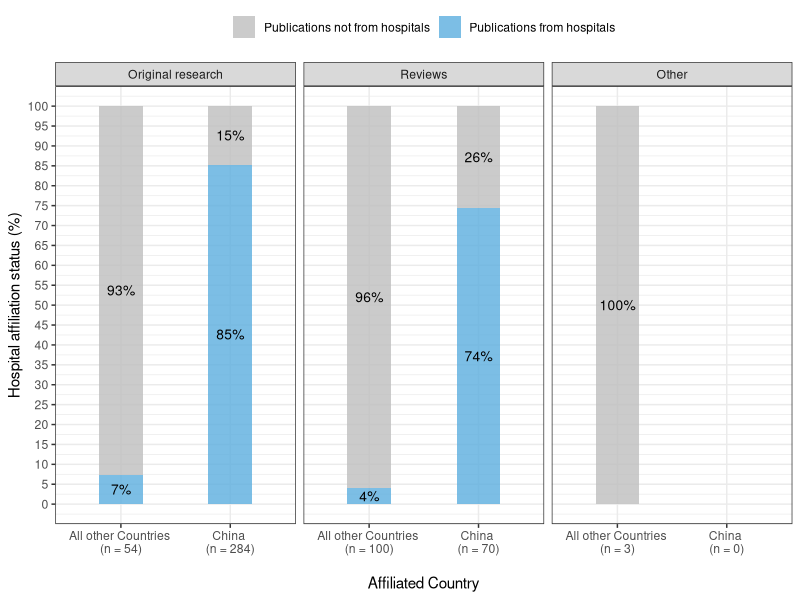
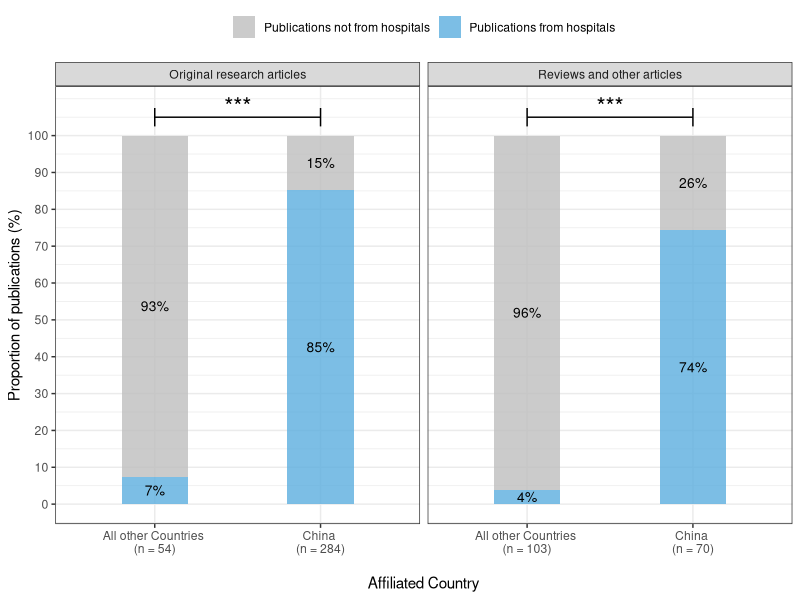
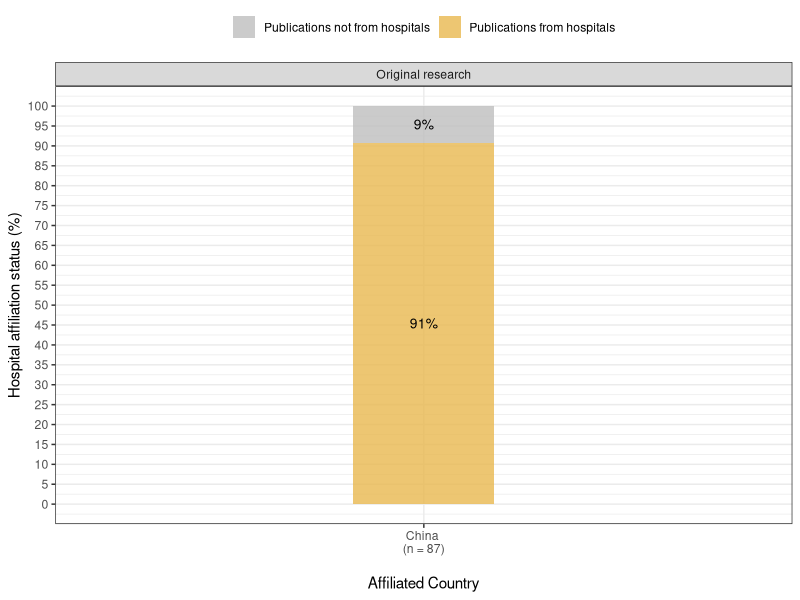
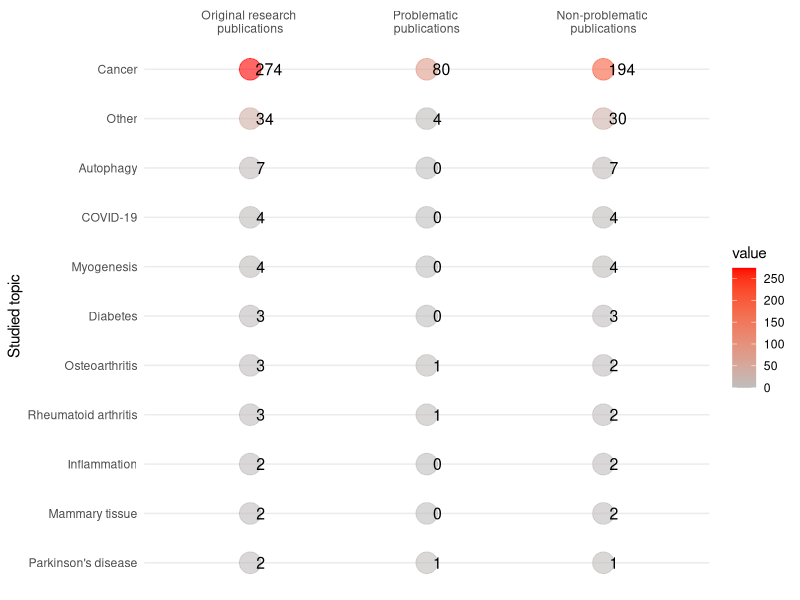
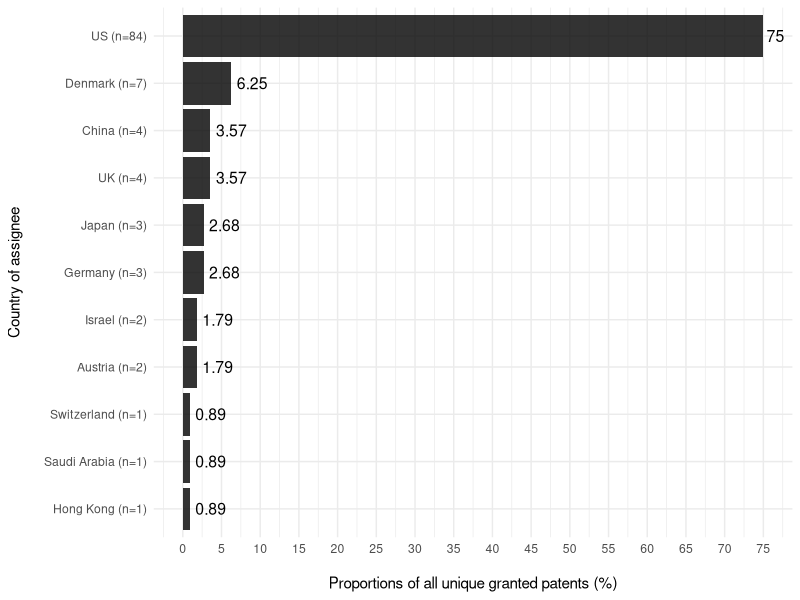
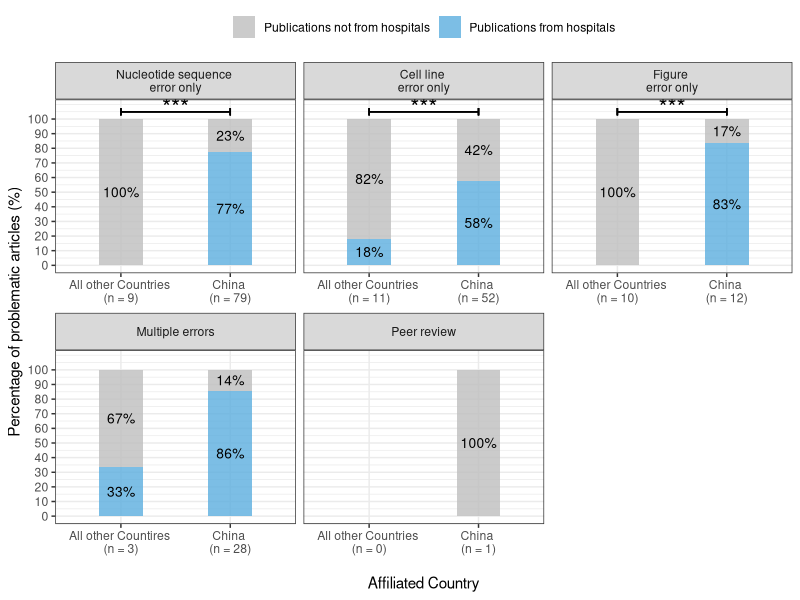
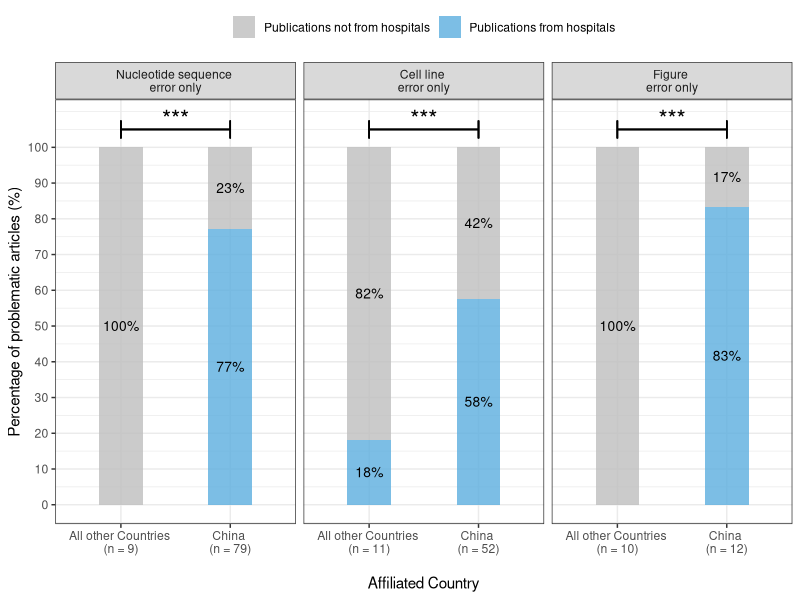
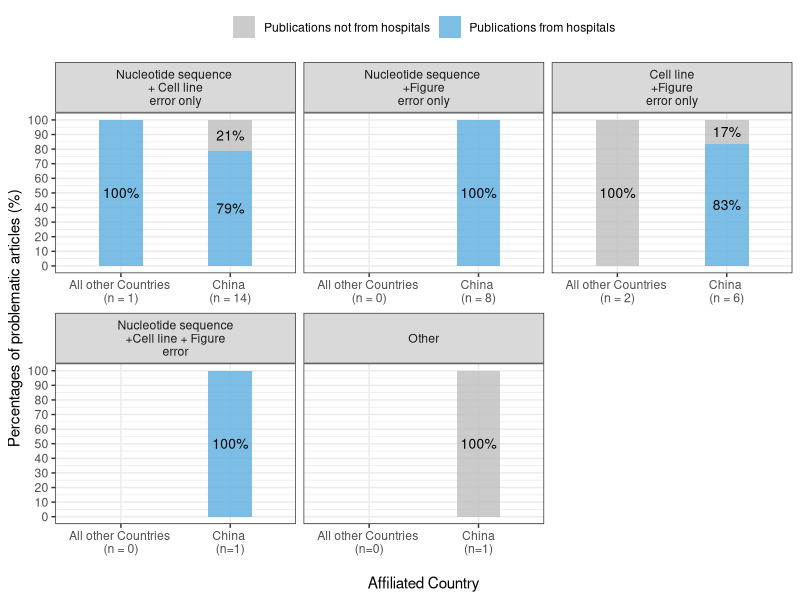

Generate these figures, in order, with R: (Note: this script raises an error after producing the figures.)
library(ggrepel)
library(ggplot2)
library(reshape2)
library(scales)
library(ggpubr)  
library(rstatix)


#Figure X??: Proportions of publications in the citation network sorted
## by article tyepe + country of origin + hospital affiliation

L <- data.frame("All_Orig" = c(92.59, 7.41),
                "China_Orig" = c(14.79, 85.21),
                "All_Rev" = c(96.00, 4.00),
                "China_Rev" = c(25.71, 74.29),
                "All_Oth" = c(100, NA),
                "China_Oth" = c(NA, NA),
                "Affil" = c("N", "Y"))
View(L)

M <- melt(L, id.vars = "Affil", measure.vars = c("All_Orig", "China_Orig",
                                                 "All_Rev", "China_Rev", 
                                                 "All_Oth","China_Oth"))

M$Label = c("Original research", "Original research", "Original research", 
            "Original research",
            "Reviews", "Reviews", "Reviews",
            "Reviews", 
            "Other", "Other", 
            "Other", "Other")

M$Label <- (factor(M$Label,
                     levels = c("Original research",
                                "Reviews",
                                "Other")))
View(M)

ggplot(M, mapping = aes(variable, value, fill = Affil))+
  geom_col(width = 0.4, alpha = 0.8)+
  geom_text(aes(label=sprintf("%1.f%%", value/1)), colour = "Black", 
            position = position_stack(vjust = 0.5), size = 3.5)+
  facet_wrap(~Label, scales = "free_x")+
  xlab("\nAffiliated Country") + 
  ylab("Hospital affiliation status (%)")+
  scale_y_continuous(breaks = seq(0, 100, by = 5)) +
  scale_x_discrete(breaks = levels(factor(M$variable)), 
                   labels = c("All other Countries \n(n = 54)",
                              "China \n(n = 284)",
                              "All other Countries \n(n = 100)",
                              "China \n(n = 70)", 
                              "All other Countries \n(n = 3)",
                              "China \n(n = 0)"))+
  scale_fill_manual(values = c("grey", "#5baede"), 
                    labels = c("Publications not from hospitals", 
                               "Publications from hospitals"))+
  theme_bw()+
  theme(legend.position = "top", legend.title = element_blank()) + 
  labs(fill = "")

#Figure X_2: Proportions of publications in the citation network sorted
## by article tyepe + country of origin + hospital affiliation
##Reviews and "Other" articles are merged into one panel

L <- data.frame("All_Orig" = c(92.6, 7.4),
                "China_Orig" = c(14.8, 85.2),
                "All_Rev" = c(96.1, 3.9),
                "China_Rev" = c(25.7, 74.3),
                "Affil" = c("N", "Y"))
View(L)

M <- melt(L, id.vars = "Affil", measure.vars = c("All_Orig", "China_Orig",
                                                 "All_Rev", "China_Rev"))

M$Label = c("Original research articles", "Original research articles", 
            "Original research articles", "Original research articles",
            "Reviews and other articles", "Reviews and other articles", 
            "Reviews and other articles", "Reviews and other articles")

M$Label <- (factor(M$Label,
                   levels = c("Original research articles",
                              "Reviews and other articles")))

M$p = c("***", NA, NA, NA)

M_y = c(105, NA, NA, NA, 105, NA, NA, NA)

View(M)

ggplot(M, mapping = aes(variable, value, fill = Affil))+
  geom_col(width = 0.4, alpha = 0.8)+
  geom_text(aes(label=sprintf("%1.f%%", value/1)), colour = "Black", 
            position = position_stack(vjust = 0.5), size = 3.5)+
  facet_wrap(~Label, scales = "free_x")+
  xlab("\nAffiliated Country") + 
  ylab("Proportion of publications (%)")+
  scale_y_continuous(breaks = seq(0, 100, by = 10)) +
  scale_x_discrete(breaks = levels(factor(M$variable)), 
                   labels = c("All other Countries \n(n = 54)",
                              "China \n(n = 284)",
                              "All other Countries \n(n = 103)",
                              "China \n(n = 70)"))+
  scale_fill_manual(values = c("grey", "#5baede"), 
                    labels = c("Publications not from hospitals", 
                               "Publications from hospitals"))+
  theme_bw()+
  theme(legend.position = "top", legend.title = element_blank()) + 
  labs(fill = "")+
  geom_text(M, mapping = aes(x = 1.5, y= 108, label = p), size=6)+
  geom_errorbarh(aes(xmax = 2, xmin = 1, y = M_y), height = 5)


#Figure Y??: Proportions of flagged publications in the citation network sorted
## by country of origin + hospital affiliation

L2 <- data.frame("China_Orig" = c(9.19, 90.80),
                "Affil" = c("N", "Y"))
View(L2)

M2 <- melt(L2, id.vars = "Affil", measure.vars = "China_Orig")

M2$Label = c("Original research", "Original research")

View(M2)

ggplot(M2, mapping = aes(variable, value, fill = Affil))+
  geom_col(width = 0.23, alpha = 0.8)+
  geom_text(aes(label=sprintf("%1.f%%", value/1)), colour = "Black", 
            position = position_stack(vjust = 0.5), size = 3.5)+
  facet_wrap(~Label, scales = "free_x")+
  xlab("\nAffiliated Country") + 
  ylab("Hospital affiliation status (%)")+
  scale_y_continuous(breaks = seq(0, 100, by = 5)) +
  scale_x_discrete(breaks = levels(factor(M2$variable)), 
                   labels = c("China \n(n = 87)"))+
  scale_fill_manual(values = c("grey", "#e8b84f"), 
                    labels = c("Publications not from hospitals", 
                               "Publications from hospitals"))+
  theme_bw()+
  theme(legend.position = "top", legend.title = element_blank()) + 
  labs(fill = "")


#Figure Z?? Graph showing different diseases mentioned within the citation network. 
df2 <- data.frame(Disease = c("Cancer",
                              "Other",
                              "Autophagy",
                              "COVID-19",
                              "Myogenesis",
                              "Diabetes",
                              "Osteoarthritis",
                              "Rheumatoid arthritis",
                              "Inflammation",
                              "Mammary tissue",
                              "Parkinson's disease"),
                  Original_research = c(274,34, 7, 4, 
                                        4, 3, 3, 3, 
                                        2, 2, 2),
                  Flagged = c(80,4, 0, 0, 
                              0, 0, 1, 1,
                              0, 0, 1), 
                  Not_flagged = c(194,30,7,4,
                                  4, 3, 2, 2, 
                                  2, 2, 1))

df2_melt <- melt(df2, id.vars = "Disease", measure.vars = c("Original_research", 
                                                            "Flagged", 
                                                            "Not_flagged"))

df2_melt$Disease <- (factor(df2_melt$Disease,
                            levels = c("Cancer",
                                       "Other",
                                       "Autophagy",
                                       "COVID-19",
                                       "Myogenesis",
                                       "Diabetes",
                                       "Osteoarthritis",
                                       "Rheumatoid arthritis",
                                       "Inflammation",
                                       "Mammary tissue",
                                       "Parkinson's disease")))

ggplot(df2_melt, aes(x=variable, y=Disease)) +
  geom_point(aes(colour=value), size=7, alpha=0.6) +
  geom_text_repel(aes(label=value), hjust=1.23, size=4)+
  scale_alpha_continuous(range=c(0.3, 0.7))+
  scale_x_discrete(labels=c("Original research \npublications", "Problematic \npublications", 
                            "Non-problematic \npublications"), position="top")+  
  scale_y_discrete(limits=rev)+
  scale_colour_gradient2(mid="grey", high="red",
                       breaks=seq(0,300, 50))+
  ylab("Studied topic")+
  theme_bw() +
  theme(axis.title.x = element_blank(),         
        panel.border = element_blank(),         
        panel.grid.major.x = element_blank(),   
        panel.grid.minor.x = element_blank(),
        axis.ticks.x = element_blank(),
        axis.ticks.y = element_blank())  


#Figure A??? 
#Proportions of countries with granted patents citing flagged articles
Patent_Country <- data.frame("US" = 75,
                             "Denmark" = 6.25,
                             "China" = 3.57,
                             "UK" = 3.57,
                             "Japan" = 2.68,
                             "Germany" = 2.68,
                             "Israel" = 1.79,
                             "Austria" = 1.79,
                             "Switzerland" = 0.89,
                             "Saudi_Arabia" = 0.89,
                             "Hong_Kong" = 0.89)

PC_melt <-melt(Patent_Country, measure.vars = c("US",
                                                "Denmark",
                                                "China",
                                                "UK",
                                                "Japan",
                                                "Germany",
                                                "Israel",
                                                "Austria",
                                                "Switzerland",
                                                "Saudi_Arabia",
                                                "Hong_Kong"))

PC_melt$variable <- factor(PC_melt$variable,
                           levels = c("Hong_Kong",
                                      "Saudi_Arabia",
                                      "Switzerland",
                                      "Austria",
                                      "Israel",
                                      "Germany",
                                      "Japan",
                                      "UK",
                                      "China",
                                      "Denmark",
                                      "US"))


ggplot(PC_melt, mapping = aes(variable, value))+
  geom_bar(stat="identity", alpha=0.8, fill="black")+
  scale_x_discrete(labels=c("Hong Kong (n=1)",
                            "Saudi Arabia (n=1)",
                            "Switzerland (n=1)",
                            "Austria (n=2)",
                            "Israel (n=2)",
                            "Germany (n=3)",
                            "Japan (n=3)",
                            "UK (n=4)",
                            "China (n=4)",
                            "Denmark (n=7)",
                            "US (n=84)"))+
  scale_y_continuous(breaks = seq(0, 100, by = 5)) +
  geom_text(aes(label=value), 
            hjust = -0.18, 
            size = 4,
            position = position_dodge(width = 1))+
  theme_minimal()+
  theme(legend.position = "none")+
  xlab("Country of assignee\n")+
  ylab("\nProportions of all unique granted patents (%)")+
  coord_flip()

#Figure B_v2: Proportions of flagged review references, papers with 1+ errors are merged into a group
## called "Multiple errors".
###SPSS (Fisher's Exact Test Country and Affiliation) Results: Sequence only: p <.001
###Celll only: p <.001, Figure only: p <.001, Multiple errors: p <.001
###Choice of using horizontal bars instead of geom_signif or stat_pvalue_manual (fisher.test(x)) 
###is because we already found the significance level, putting the raw data into R 
###as a data-frame seemed like redoubling work I've already done. 

L_reviews_2 <- data.frame("All_Seq_only" = c(100, NA),
                        "China_Seq_only" = c(22.78, 77.22),
                        "All_Cell_only" = c(81.82, 18.18),
                        "China_Cell_only" = c(42.31, 57.69),
                        "All_Figure_only" = c(100, NA),
                        "China_Figure_only" = c(16.67, 83.33),
                        "All_multiple" = c(66.67, 33.33),
                        "China_multiple" = c(14.28, 85.71),
                        "All_Influenced_Peer_Review" = c(NA, NA),
                        "China_Influenced_Peer_Review" = c(100, NA),
                        "Affil" = c("N", "Y"))
View(L_reviews_2)

M_reviews_2 <- melt(L_reviews_2, id.vars = "Affil", measure.vars = c("All_Seq_only", "China_Seq_only",
                                                                 "All_Cell_only", "China_Cell_only", 
                                                                 "All_Figure_only", "China_Figure_only",
                                                                 "All_multiple", "China_multiple",
                                                                 "All_Influenced_Peer_Review", 
                                                                 "China_Influenced_Peer_Review"))

M_reviews_2$Label = c("Nucleotide sequence \nerror only", "Nucleotide sequence \nerror only", 
                    "Nucleotide sequence \nerror only", "Nucleotide sequence \nerror only",
                    "Cell line \nerror only", "Cell line \nerror only", 
                    "Cell line \nerror only", "Cell line \nerror only", 
                    "Figure \nerror only", "Figure \nerror only", 
                    "Figure \nerror only", "Figure \nerror only",
                    "Multiple errors", "Multiple errors",
                    "Multiple errors", "Multiple errors",
                    "Peer review", "Peer review", 
                    "Peer review", "Peer review")

M_reviews_2$Label <- (factor(M_reviews_2$Label,
                           levels = c("Nucleotide sequence \nerror only",
                                      "Cell line \nerror only",
                                      "Figure \nerror only",
                                      "Multiple errors",
                                      "Peer review")))
M_reviews_2$p = c("***", NA, NA, NA,
                  "***", NA, NA, NA,
                  "***", NA, NA, NA,
                  NA, NA, NA, NA,
                  NA, NA, NA, NA)

View(M_reviews_2)

y = c(105, 105, 105, 105, 
      105, 105, 105, 105,
      105, 105, 105, 105,
      NA, NA, NA, NA,
      NA, NA, NA, NA)

ggplot(M_reviews_2, mapping = aes(variable, value, fill = Affil))+
  geom_col(width = 0.4, alpha = 0.8)+
  geom_text(aes(label=sprintf("%1.f%%", value/1)), colour = "Black", 
            position = position_stack(vjust = 0.5), size = 3.5)+
  facet_wrap(~Label, scales = "free_x")+
  xlab("\nAffiliated Country") + 
  ylab("Percentage of problematic articles (%)")+
  scale_y_continuous(breaks = seq(0, 100, by = 10)) +
  scale_x_discrete(breaks = levels(factor(M_reviews_2$variable)), 
                   labels = c("All other Countries \n(n = 9)",
                              "China \n(n = 79)",
                              "All other Countries \n(n = 11)",
                              "China \n(n = 52)", 
                              "All other Countries \n(n = 10)",
                              "China \n(n = 12)",
                              "All other Countires \n(n = 3)",
                              "China \n(n = 28)",
                              "All other Countries \n(n = 0)",
                              "China \n(n = 1)"))+
  scale_fill_manual(values = c("grey", "#5baede"), 
                    labels = c("Publications not from hospitals", 
                               "Publications from hospitals"))+
  theme_bw()+
  geom_text(M_reviews_2, mapping = aes(x = 1.5, y= 108, label = p), size=6)+
  geom_errorbarh(aes(xmax = 2, xmin = 1, y = y), height = 5)+
  theme(legend.position = "top", legend.title = element_blank()) + 
  labs(fill = "")


#Figure B_v2: Proportions of flagged review references, papers with 1+ errors are merged into a group
## called "Multiple errors".
###SPSS (Fisher's Exact Test Country and Affiliation) Results: Sequence only: p <.001
###Celll only: p <.001, Figure only: p <.001, Multiple errors: p <.001
###Choice of using horizontal bars instead of geom_signif or stat_pvalue_manual (fisher.test(x)) 
###is because we already found the significance level, putting the raw data into R 
###as a data-frame seemed like redoubling work I've already done. 

L_reviews_3 <- data.frame("All_Seq_only" = c(100, NA),
                          "China_Seq_only" = c(22.78, 77.22),
                          "All_Cell_only" = c(81.82, 18.18),
                          "China_Cell_only" = c(42.31, 57.69),
                          "All_Figure_only" = c(100, NA),
                          "China_Figure_only" = c(16.67, 83.33),
                          "Affil" = c("N", "Y"))

M_reviews_2 <- melt(L_reviews_2, id.vars = "Affil", 
                    measure.vars = c("All_Seq_only", "China_Seq_only", 
                                     "All_Cell_only", "China_Cell_only", 
                                     "All_Figure_only", "China_Figure_only"))

M_reviews_2$Label = c("Nucleotide sequence \nerror only", "Nucleotide sequence \nerror only", 
                      "Nucleotide sequence \nerror only", "Nucleotide sequence \nerror only",
                      "Cell line \nerror only", "Cell line \nerror only", 
                      "Cell line \nerror only", "Cell line \nerror only", 
                      "Figure \nerror only", "Figure \nerror only", 
                      "Figure \nerror only", "Figure \nerror only")

M_reviews_2$Label <- (factor(M_reviews_2$Label,
                             levels = c("Nucleotide sequence \nerror only",
                                        "Cell line \nerror only",
                                        "Figure \nerror only")))
M_reviews_2$p = c("***", NA, NA, NA,
                  "***", NA, NA, NA,
                  "***", NA, NA, NA)

View(M_reviews_2)

y = c(105, 105, 105, 105, 
      105, 105, 105, 105,
      105, 105, 105, 105)

ggplot(M_reviews_2, mapping = aes(variable, value, fill = Affil))+
  geom_col(width = 0.4, alpha = 0.8)+
  geom_text(aes(label=sprintf("%1.f%%", value/1)), colour = "Black", 
            position = position_stack(vjust = 0.5), size = 3.5)+
  facet_wrap(~Label, scales = "free_x")+
  xlab("\nAffiliated Country") + 
  ylab("Percentage of problematic articles (%)")+
  scale_y_continuous(breaks = seq(0, 100, by = 10)) +
  scale_x_discrete(breaks = levels(factor(M_reviews_2$variable)), 
                   labels = c("All other Countries \n(n = 9)",
                              "China \n(n = 79)",
                              "All other Countries \n(n = 11)",
                              "China \n(n = 52)", 
                              "All other Countries \n(n = 10)",
                              "China \n(n = 12)"))+
  scale_fill_manual(values = c("grey", "#5baede"), 
                    labels = c("Publications not from hospitals", 
                               "Publications from hospitals"))+
  theme_bw()+
  geom_text(M_reviews_2, mapping = aes(x = 1.5, y= 108, label = p), size=6)+
  geom_errorbarh(aes(xmax = 2, xmin = 1, y = y), height = 5)+
  theme(legend.position = "top", legend.title = element_blank()) + 
  labs(fill = "")

#Figure B_supplementary??: Proportions of flagged review references with multiple error types sorted
## by type of error + country of origin + hospital affiliation

L_reviews_sup <- data.frame("All_Seq_Cell" = c(NA, 100),
                        "China_Seq_Cell" = c(21.43, 78.57),
                        "All_Seq_Fig" = c(NA, NA),
                        "China_Seq_Fig" = c(NA, 100),
                        "All_Cell_Fig" = c(100, NA),
                        "China_Cell_Fig" = c(16.67, 83.33),
                        "All_three" = c(NA, NA),
                        "China_three" = c(NA, 100),
                        "All_Other" = c(NA, NA),
                        "China_Other" = c(100, NA),
                        "Affil" = c("N", "Y"))
View(L_reviews_sup)

M_reviews_sup <- melt(L_reviews_sup, id.vars = "Affil", measure.vars = c("All_Seq_Cell", "China_Seq_Cell",
                                                                 "All_Seq_Fig", "China_Seq_Fig",
                                                                 "All_Cell_Fig","China_Cell_Fig",
                                                                 "All_three", "China_three",
                                                                 "All_Other", "China_Other"))

M_reviews_sup$Label = c("Nucleotide sequence \n+ Cell line\nerror only", "Nucleotide sequence \n+ Cell line\nerror only", 
                    "Nucleotide sequence \n+ Cell line\nerror only", "Nucleotide sequence \n+ Cell line\nerror only",
                    "Nucleotide sequence \n+Figure\nerror only", "Nucleotide sequence \n+Figure\nerror only", 
                    "Nucleotide sequence \n+Figure\nerror only", "Nucleotide sequence \n+Figure\nerror only",
                    "Cell line\n+Figure\nerror only", "Cell line\n+Figure\nerror only", 
                    "Cell line\n+Figure\nerror only", "Cell line\n+Figure\nerror only",
                    "Nucleotide sequence\n+Cell line + Figure\nerror", "Nucleotide sequence\n+Cell line + Figure\nerror",
                    "Nucleotide sequence\n+Cell line + Figure\nerror", "Nucleotide sequence\n+Cell line + Figure\nerror",
                    "Other", "Other",
                    "Other", "Other")

M_reviews_sup$Label <- (factor(M_reviews_sup$Label,
                           levels = c("Nucleotide sequence \n+ Cell line\nerror only",
                                      "Nucleotide sequence \n+Figure\nerror only",
                                      "Cell line\n+Figure\nerror only", "Nucleotide sequence\n+Cell line + Figure\nerror",
                                      "Other")))
View(M_reviews_sup)

ggplot(M_reviews_sup, mapping = aes(variable, value, fill = Affil))+
  geom_col(width = 0.4, alpha = 0.8)+
  geom_text(aes(label=sprintf("%1.f%%", value/1)), colour = "Black", 
            position = position_stack(vjust = 0.5), size = 3.5)+
  facet_wrap(~Label, scales = "free_x")+
  xlab("\nAffiliated Country") + 
  ylab("Percentages of problematic articles (%)")+
  scale_y_continuous(breaks = seq(0, 100, by = 10)) +
  scale_x_discrete(breaks = levels(factor(M_reviews_sup$variable)), 
                   labels = c("All other Countries \n(n = 1)",
                              "China \n(n = 14)",
                              "All other Countries \n(n = 0)",
                              "China \n(n = 8)",
                              "All other Countries \n(n = 2)",
                              "China \n(n = 6)",
                              "All other Countries \n(n = 0)",
                              "China \n(n=1)",
                              "All other Countries \n(n=0)",
                              "China\n(n=1)"))+
  scale_fill_manual(values = c("grey", "#5baede"), 
                    labels = c("Publications not from hospitals", 
                               "Publications from hospitals"))+
  theme_bw()+
  theme(legend.position = "top", legend.title = element_blank()) + 
  labs(fill = "")


#Figure C: Citation network years between publication of index and citation of index

C <- data.frame("Years" = c(0, 1, 2, 3, 4, 5, 6),
                "Neppers" = c(11.98, 33.33, 26.56, 17.70, 4.17, 3.13, 3.13),
                "No" = c(14.61, 37.45, 24.72, 12.73, 6.37, 2.25, 1.87),
                "Yes" = c(7.53, 17.20, 44.08, 20.43, 6.45, 3.23, 1.08))

C_melt <- melt(C, id.vars = "Years", measure.vars=c("Neppers", "No", "Yes"))

View(C_melt)

ggplot(C_melt, aes(Years, value, fill=variable))+
  geom_col(position = position_dodge(0.9), width=0.7, alpha=0.75)+
  geom_text(aes(label=sprintf("%.1f%%", value/1)), colour = "Black", 
            position = position_dodge(width=0.9), size = 3, vjust=-0.5)+
  xlab("\nCitation time (years)") + 
  ylab("Percentages of citing papers per category (%)\n")+
  scale_y_continuous(breaks = seq(0, 100, by = 5))+
  scale_x_continuous(breaks = seq(0, 6, by = 1))+
  scale_fill_manual(values = c("#808080", "#00cc00", "#ff0000"), 
                    labels = c("N/A (n=173)", 
                               "No (n=251)",
                               "Yes (n=87)"),
                    name="Publication is\nproblematic?")+
  scale_colour_manual(values = c("#808080", "#00cc00", "#ff0000"))+
  theme_bw()+
  geom_point(position = position_dodge(0.9))+
  geom_line(aes(linetype = variable), position = position_dodge(0.9),
            show.legend = FALSE)
  #facet_wrap(~variable, labeller = labeller(variable = c("Neppers" = "N/A", 
                                                         #"No" = "No",
                                                         #"Yes" = "Yes")))
ggplot(C_melt, aes(Years, value, fill=variable))+



#Alternatives to graph
C2 <- data.frame("Years" = c(0, 1, 2, 3, 4, 5, 6),
                 "Neppers" = c(33.33, 35.56, 32.28, 39.08, 25.81, 40.00, 50.00),
                 "No" = c(56.52, 55.55, 41.77, 39.08, 54.84, 40.00, 41.67),
                 "Yes" = c(10.15, 8.89, 25.95, 21.84, 19.35, 20.00, 8.33))

C3 <- data.frame("Years" = c(0, 1, 2, 3, 4, 5, 6),
                 "Yes" = c(7.53, 17.20, 44.08, 20.43, 6.45, 3.23, 1.08))

C2_melt <- melt(C2, id.vars = "Years", measure.vars=c("Neppers", "No", "Yes"))

ggplot(C_melt, aes(Years, value, fill=variable))+
  geom_point(position = position_dodge(0.9))+
  geom_line(position = position_dodge(0.9))

ggplot(C2_melt, aes(Years, value, fill=variable))+
  geom_col(width=0.65)+
  geom_text(aes(label=sprintf("%.2f%%", value/1)), colour = "Black", 
            position = position_stack(vjust=0.5), size = 3.5)+
  xlab("\nYears since publication of index") + 
  ylab("Proportions for each flagged status (%)\n")+
  scale_y_continuous(breaks = seq(0, 100, by = 5))+
  scale_x_continuous(breaks = seq(0, 6, by = 1),
                     labels = c("0\n(n=69)", 
                                "1\n(n=180)",
                                "2\n(n=158)",
                                "3\n(n=87)",
                                "4\n(n=31)",
                                "5\n(n=15)",
                                "6\n(n=12)"))+
  scale_fill_manual(values = c("#80808079", "#00cc0088", "#ff000098"), 
                    labels = c("N/A", 
                               "No sequence\nerrors identified",
                               "Sequence\nerrors identified"),
                    name="Publication has sequence error?")+
  theme_bw()

ggplot(C3, aes(Years, Yes, fill="Yes"))+
  geom_col(width=0.75)+
  xlab("\nYears since publication of index") + 
  ylab("Proportions for each flagged status (%)\n")+
  scale_y_continuous(breaks = seq(0, 50, by = 5))+
  scale_x_continuous(breaks = seq(0, 6, by = 1))+
  scale_fill_manual(values = "#ff000098", 
                    labels = c("N/A", 
                               "No sequence errors identified",
                               "Sequence errors identified"))+
  theme_bw()
  

#Citation network: Location of citations
#X^2 test on SPSS showed: X^2 = 25.584, Likelihood ratio = 26.633
#df = 4, p-value = <.001

G <- data.frame("P" = c(40.0, 6.9, 3.5, 49.6, NA, NA, NA, NA),
                "NP" = c(NA, NA, NA, NA, 34.9, 1.3, 7.4, 56.4),
                "P_text" = c("n=1", "n=2", "n=3", "n=4", 
                             "n=100", "n=200", "n=300", "n=400"),
                "Category" = c("Introduction", "Methods", "Results", "Discussion",
                               "Introduction", "Methods", "Results", "Discussion"))

G_melt <- melt(G, id.vars=c("Category", "P_text"), 
               measure.vars=c("P", "NP"))

G_melt$p = c("***", NA, NA, NA, NA, NA, NA, NA)

G_melt_y = c(105, NA, NA, NA, NA, NA, NA, NA,
             NA, NA, NA, NA, NA, NA, NA, NA)


View(G_melt)

G_melt$Category <- (factor(G_melt$Category,
                           levels=c("Introduction",
                                    "Methods",
                                    "Results",
                                    "Discussion")))

ggplot(G_melt, aes(variable, value, fill=Category))+
  geom_col(width=0.6)+
  geom_text(aes(label=sprintf("%.1f%%", value/1)), colour = "Black", 
            position = position_stack(vjust=0.5), size = 4.5)+
  #geom_text(aes(label=P_text), 
            #position = position_stack(vjust = c(0.4,0.2,0.3,0.4)), size=3.5)+
  xlab("\n Publication category") + 
  ylab("Percentages of citations (%)\n")+
  scale_y_continuous(breaks = seq(0, 100, by = 10))+
  scale_x_discrete(labels=c("Citations by \nproblematic papers (n=115)",
                            "Citations by \nnon-problematic (n=298)"))+
  scale_fill_manual(name="Location of citation",
                    values = c("#ffd33c", "#a4ce4e", "#eae7d6", "#5F558F"))+
  theme_bw()

#  annotate("text", x = 2.42, y = 105, label = as.expression(bquote(X^2 ~ "= 25.584")))+
#  geom_text(G_melt, mapping = aes(x = 1.5, y= 108, label = p), size=6)+
#  geom_errorbarh(aes(xmax = 2, xmin = 1, y = G_melt_y), height = 5)

  


